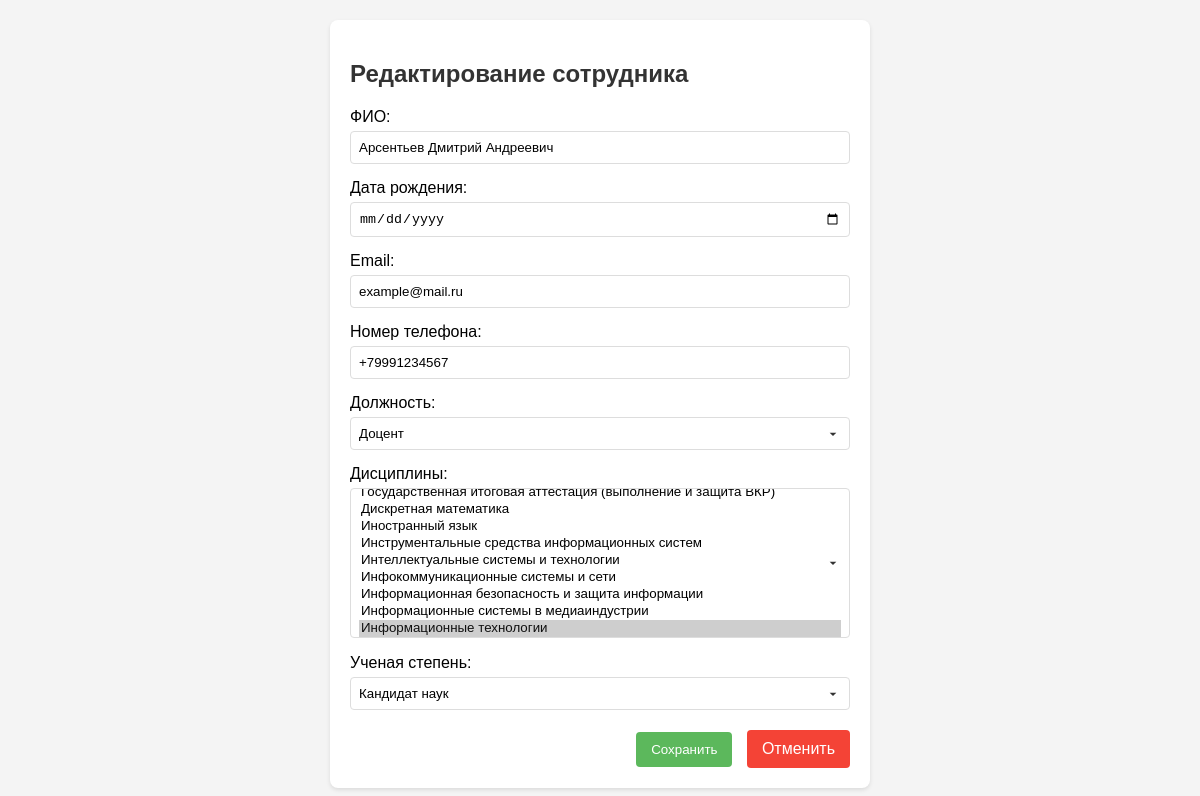
/edit_employee.php?id=1 (signed in), run on the app's committed database.
### tables this page shows
CREATE TABLE `employees` (
  `id` int NOT NULL,
  `fullName` varchar(255) NOT NULL,
  `dateOfBirth` date DEFAULT NULL,
  `email` varchar(255) DEFAULT NULL,
  `phoneNumber` varchar(20) DEFAULT NULL,
  `positionID` int DEFAULT NULL,
  `academicDegree` set('Без ученой степени','Кандидат наук','Доктор наук') NOT NULL
);

CREATE TABLE `positions` (
  `id` int NOT NULL,
  `name` varchar(255) NOT NULL,
  `description` text
);

### public/edit_employee.php (the view, shortened to what this page needs)
<?php
require_once "backend/db.php";
$id = isset($_GET['id']) ? trim($_GET['id']) : null;
try {
    $stmt = $pdo->prepare("SELECT * FROM employees WHERE id = ?");
    $stmt->execute([$id]);
    $employee = $stmt->fetch();
    $stmtEmployeeDisciplines = $pdo->prepare("SELECT disciplineID FROM employeeDiscipline WHERE employeeID = ?");
    $stmtEmployeeDisciplines->execute([$id]);
    $employeeDisciplineIDs = $stmtEmployeeDisciplines->fetchAll(PDO::FETCH_COLUMN, 0);
} catch (PDOException $e) {
    echo "Ошибка получения данных: " . $e->getMessage();
    exit();
}
try {
    $stmtPositions = $pdo->query("SELECT id, name FROM positions");
    $positions = $stmtPositions->fetchAll(PDO::FETCH_ASSOC);
} catch (PDOException $e) {
    echo "Ошибка получения данных о должностях: " . $e->getMessage();
    exit();
}
try {
    $stmtDisciplines = $pdo->query("SELECT id, name FROM disciplines");
    $disciplines = $stmtDisciplines->fetchAll(PDO::FETCH_ASSOC);
} catch (PDOException $e) {
    echo "Ошибка получения данных о дисциплинах: " . $e->getMessage();
    exit();
}
?>
<!DOCTYPE html>
<html lang="ru">
<head>
    <link rel="stylesheet" href="style/edit.css">
</head>
<body>
    <div class="container">
        <h2>Редактирование сотрудника</h2>
        <form method="POST">
        <div class="form-group">
                <label for="fullName">ФИО:</label>
                <input type="text" id="fullName" name="fullName" value="<?php echo htmlspecialchars($employee['fullName'] ?? ''); ?>" required>
            </div>
            <div class="form-group">
                <label for="dateOfBirth">Дата рождения:</label>
                <input type="date" id="dateOfBirth" name="dateOfBirth" value="<?php echo htmlspecialchars($employee['dateOfBirth'] ?? ''); ?>">
            </div>
            <div class="form-group">
                <label for="email">Email:</label>
                <input type="email" id="email" name="email" value="<?php echo htmlspecialchars($employee['email'] ?? ''); ?>">
            </div>
            <div class="form-group">
                <label for="phoneNumber">Номер телефона:</label>
                <input type="text" id="phoneNumber" name="phoneNumber" value="<?php echo htmlspecialchars($employee['phoneNumber'] ?? ''); ?>">
            </div>
            <div class="form-group">
                <label for="positionID">Должность:</label>
                <select id="positionID" name="positionID" required>
                    <?php foreach ($positions as $position): ?>
                        <option value="<?php echo htmlspecialchars($position['id']); ?>" <?php echo ($employee['positionID'] == $position['id']) ? 'selected' : ''; ?>>
                            <?php echo htmlspecialchars($position['name']); ?>
                        </option>
                    <?php endforeach; ?>
                </select>
            </div>
            <div class="form-group">
                <label for="disciplineIDs">Дисциплины:</label>
                <select id="disciplineIDs" name="disciplineIDs[]" multiple class="multiple-select">
                    <?php foreach ($disciplines as $discipline): ?>
                        <option value="<?php echo htmlspecialchars($discipline['id']); ?>"
                            <?php echo in_array($discipline['id'], $employeeDisciplineIDs) ? 'selected' : ''; ?>>
                            <?php echo htmlspecialchars($discipline['name']); ?>
                        </option>
                    <?php endforeach; ?>
                </select>
            </div>
            <div class="form-group">
                <label for="academicDegree">Ученая степень:</label>
                <select id="academicDegree" name="academicDegree" required>
                    <option value="Кандидат наук" <?php echo ($employee['academicDegree'] == 'Кандидат наук') ? 'selected' : ''; ?>>Кандидат наук</option>
                </select>
            </div>
            <div class="button-group">
                <button type="submit">Сохранить</button>
                <a href="index.php" class="cancel-button">Отменить</a>
            </div>
        </form>
    </div>
</body>
</html>

### public/style/edit.css (style rules this page uses)
body { font-family: sans-serif; margin: 0; padding: 0; background-color: #f4f4f4; display: flex; justify-content: center; align-items: center; min-height: 100vh; }
h2 { margin-bottom: 20px; color: #333; }
select { width: 100%; padding: 8px; border: 1px solid #ddd; border-radius: 4px; box-sizing: border-box; appearance: none; background-color: white; background-repeat: no-repeat; background-position: right 8px top 50%; background-size: 16px; padding-right: 30px; }
.container { background-color: #fff; padding: 20px; border-radius: 8px; box-shadow: 0 2px 4px rgba(0, 0, 0, 0.1); width: 500px; margin: 20px auto; }
.form-group { margin-bottom: 15px; }
label { display: block; margin-bottom: 5px; }
input[type="text"], input[type="date"], input[type="email"], textarea { width: 100%; padding: 8px; border: 1px solid #ddd; border-radius: 4px; box-sizing: border-box; }
.button-group { text-align: right; margin-top: 20px; }
button, .cancel-button { background-color: #5cb85c; color: white; padding: 10px 15px; border: none; border-radius: 4px; cursor: pointer; width: auto; margin-left: 10px; text-decoration: none; display: inline-block; }
.cancel-button { background-color: #f44336; }
.multiple-select { width: 100%; padding: 8px; border: 1px solid #ddd; border-radius: 4px; box-sizing: border-box; height: 150px; overflow-y: auto; }

### public/edit_employee.php (style rules this page uses)
.multiple-select { width: 100%; padding: 8px; border: 1px solid #ddd; border-radius: 4px; box-sizing: border-box; height: 150px; overflow-y: auto; }

### data on the page
employees: fullName "Арсентьев Дмитрий Андреевич", email "example@mail.ru", phoneNumber "+79991234567", positionID "Доцент", academicDegree "Кандидат наук"

### other printed values
form field value "Дискретная математика / Иностранный язык / Инструментальные средства информационных систем / Интеллектуальные системы и технологии / Инфокоммуникационные системы и сети / Информационная безопасность и защита информации / Информационные системы в медиаиндустрии / Информационные технологии ☑"
